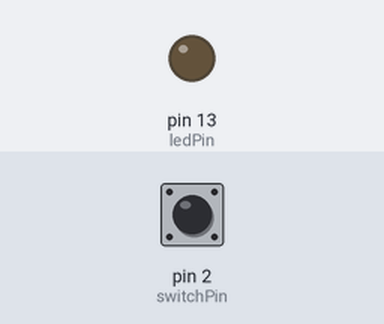
Bench run of a sketch on a simulated Arduino Uno, built with avr-gcc and run on an emulated ATmega328P. On the bench: output pins drawn as LEDs (lit = HIGH). The inputs (shaded band) are chosen by the test bench; at power-on: pin 2 (switchPin) LOW.

Above: at 1.2 s.
1.3 s: pin 2 (switchPin) pulled HIGH for 0.15 s
At 1.8 s:
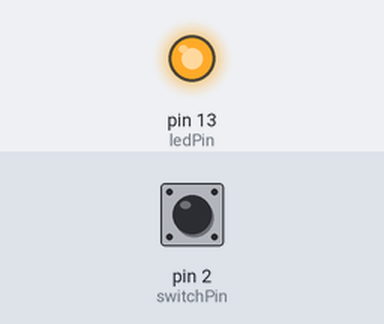
2.9 s: pin 2 (switchPin) pulled HIGH for 1 s
At 4.2 s:
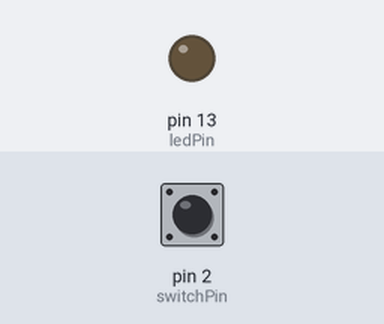
5.4 s: pin 2 (switchPin) pulled HIGH for 3.2 s
At 6.1 s:
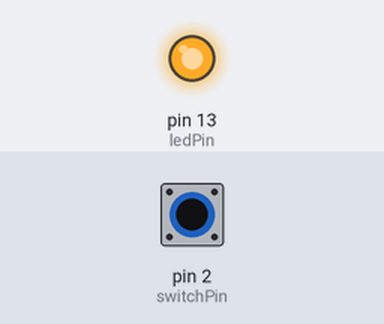
Timing chart, 0 to 8.4 s (numbered marks = the images above; inputs shaded):
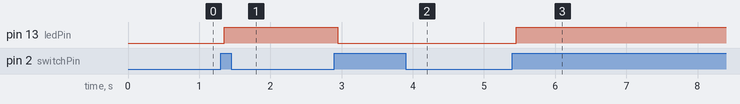

Measured:
- after the input at 1.3 s, pin 13 (ledPin): LOW → HIGH after 0.05 s
- after the input at 2.9 s, pin 13 (ledPin): HIGH → LOW after 0.05 s
- after the input at 5.4 s, pin 13 (ledPin): LOW → HIGH after 0.05 s

The sketch:

led_toggle_btn.ino
```cpp
const int switchPin = 2; // 스위치 핀 번호
const int ledPin = 13;   // LED 핀 번호
int switchState = 0;     // 스위치 현재 읽기 값
int lastSwitchState = 0; // 스위치 이전 상태 값
bool ledState = false;   // LED의 현재 상태 (켜짐/꺼짐)
unsigned long lastDebounceTime = 0;  // 마지막으로 스위치 상태가 바뀐 시간
unsigned long debounceDelay = 50;    // 채터링 방지 딜레이(50ms)

void setup() {
  pinMode(switchPin, INPUT);
  pinMode(ledPin, OUTPUT);
}

void loop() {
  // 스위치의 현재 상태를 읽어옵니다.
  int reading = digitalRead(switchPin);

  // 스위치 상태가 이전과 달라졌다면 (눌리거나 떼어짐)
  if (reading != lastSwitchState) {
    lastDebounceTime = millis(); // 타이머 리셋
  }

  // 50ms 동안 상태가 안정적으로 유지되었다면
  if ((millis() - lastDebounceTime) > debounceDelay) {

    // 스위치 상태가 실제로 변경된 경우
    if (reading != switchState) {
      switchState = reading;

      // 스위치를 새로 누른 상태(HIGH)일 때만 토글 실행
      if (switchState == HIGH) {
        ledState = !ledState; // 현재 LED 상태를 반전 (!) 시킴
      }
    }
  }

  // 변경된 LED 상태를 핀에 출력합니다.
  digitalWrite(ledPin, ledState);

  // 현재 읽은 값을 이전 상태 값으로 저장합니다.
  lastSwitchState = reading;
}
```
